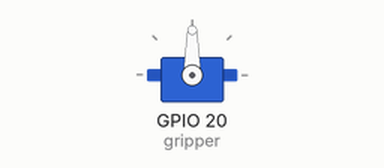
This program was run on a simulated ESP32 board running MicroPython. Parts: servo. Servo angles are drawn from the pulse width (0.5 ms = 0°, 2.5 ms = 180°); what the program prints to the serial console is not drawn. At 4.5 s the program stops and its outputs stay as they are.

Above: at 0.1 s.
At 1.1 s:
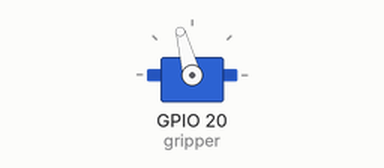
At 3.6 s:
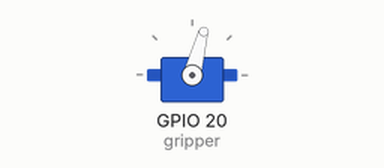
Timing chart, 0 to 5.1 s (numbered marks = the images above):
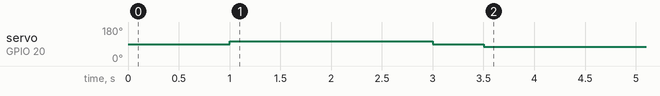

Measured:
- by itself, servo on GPIO 20 (gripper): 90° → 105° at 1.0 s, → 90° 2.0 s later, → 75° 0.50 s later

The program:

gripper_test.py
```python
"""
ESP32 그리퍼 테스트
- GPIO 20 : 그리퍼 서보
- 0° → 15° → 1초 대기 → 0° → -15°
"""

from machine import Pin, PWM
import time

# ── 그리퍼 서보 설정 ──────────────────────────────────
gripper = PWM(Pin(20), freq=50)

# ── 유틸 ─────────────────────────────────────────────
def clamp(v, vmin, vmax):
    if v < vmin: return vmin
    if v > vmax: return vmax
    return v

def set_angle(servo, angle):
    angle = clamp(angle, -90, 90)
    duty = int((angle + 90) * 102 / 180 + 26)
    servo.duty(duty)

# ── 동작 ─────────────────────────────────────────────
print("0° 초기화")
set_angle(gripper, 0)
time.sleep(1)

print("15°로 이동")
set_angle(gripper, 15)
time.sleep(1)

print("1초 대기...")
time.sleep(1)

print("0°로 복귀")
set_angle(gripper, 0)
time.sleep(0.5)

print("-15°로 이동")
set_angle(gripper, -15)
time.sleep(1)

print("완료")
```
